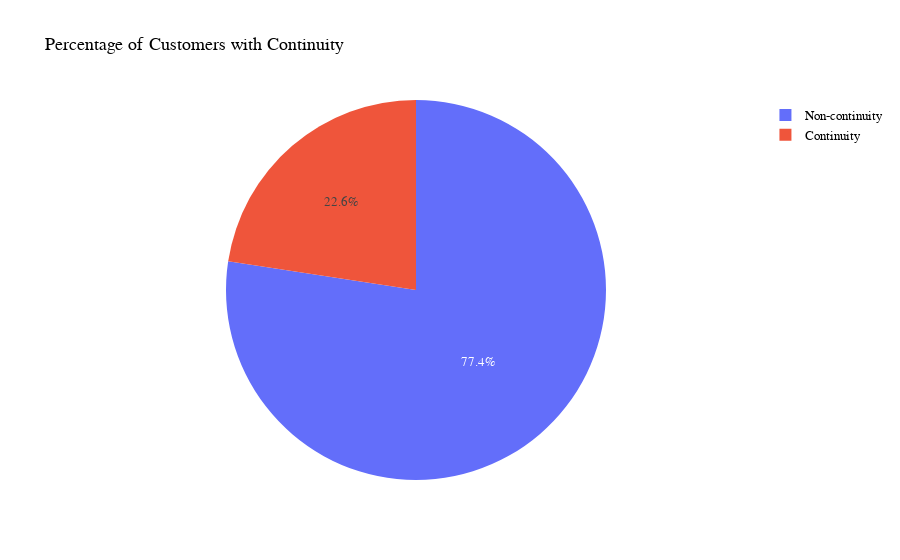

Source (notebook cell):
### Code cell
# 2번이상 구매한 사람들중 연속성을 지니고 있는 사람들은 22.59% 이다.
continuity_per = round(((continuity / multiple_payments) * 100), 2)
print(continuity_per)
# 2번이상 구매한 사람들중 연속성을 지니고 있는 사람들은 22.59% 이다.
# 데이터 준비
labels = ['Continuity', 'Non-continuity']
values = [continuity_per, 100 - continuity_per]

# 시각화
fig = go.Figure(data=[go.Pie(labels=labels, values=values)])

# 제목 추가
fig.update_layout(title_text="Percentage of Customers with Continuity",
                  font=dict(
                      family="AppleSDGothicNeoB00",
                      size=13,
                      color="black"))

# 그래프 출력
fig.show()

### Figure 1 — Plotly figure (JSON) as saved in the notebook; plotly's stock layout.template omitted (floating-point values rounded to 4 significant figures)
{"data": [{"labels": ["Continuity", "Non-continuity"], "type": "pie", "values": [22.59, 77.41]}], "layout": {"font": {"color": "black", "family": "AppleSDGothicNeoB00", "size": 13}, "title": {"text": "Percentage of Customers with Continuity"}}}
